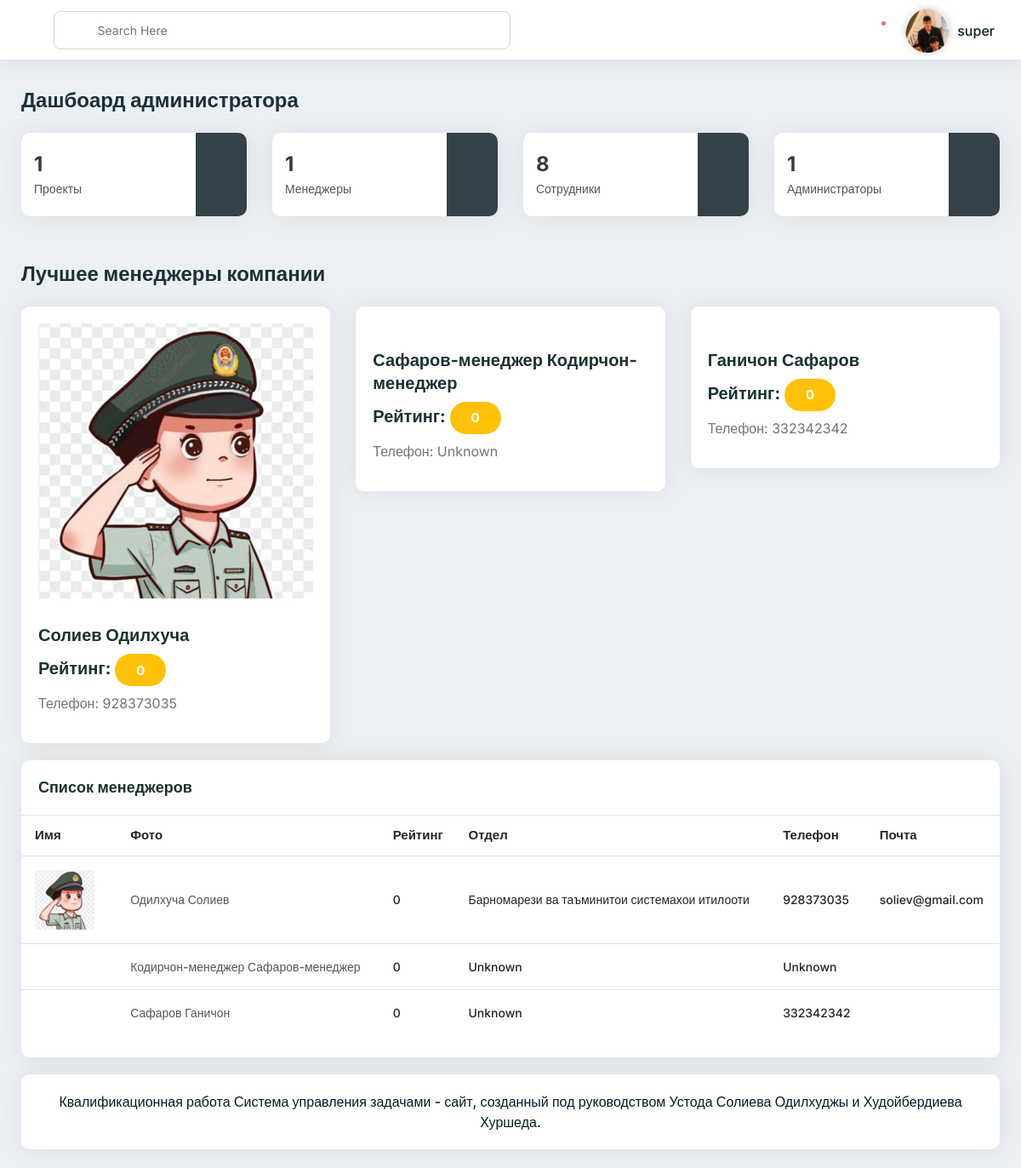
Before: /mangement/admin-managers/ (signed in) with the older database file.
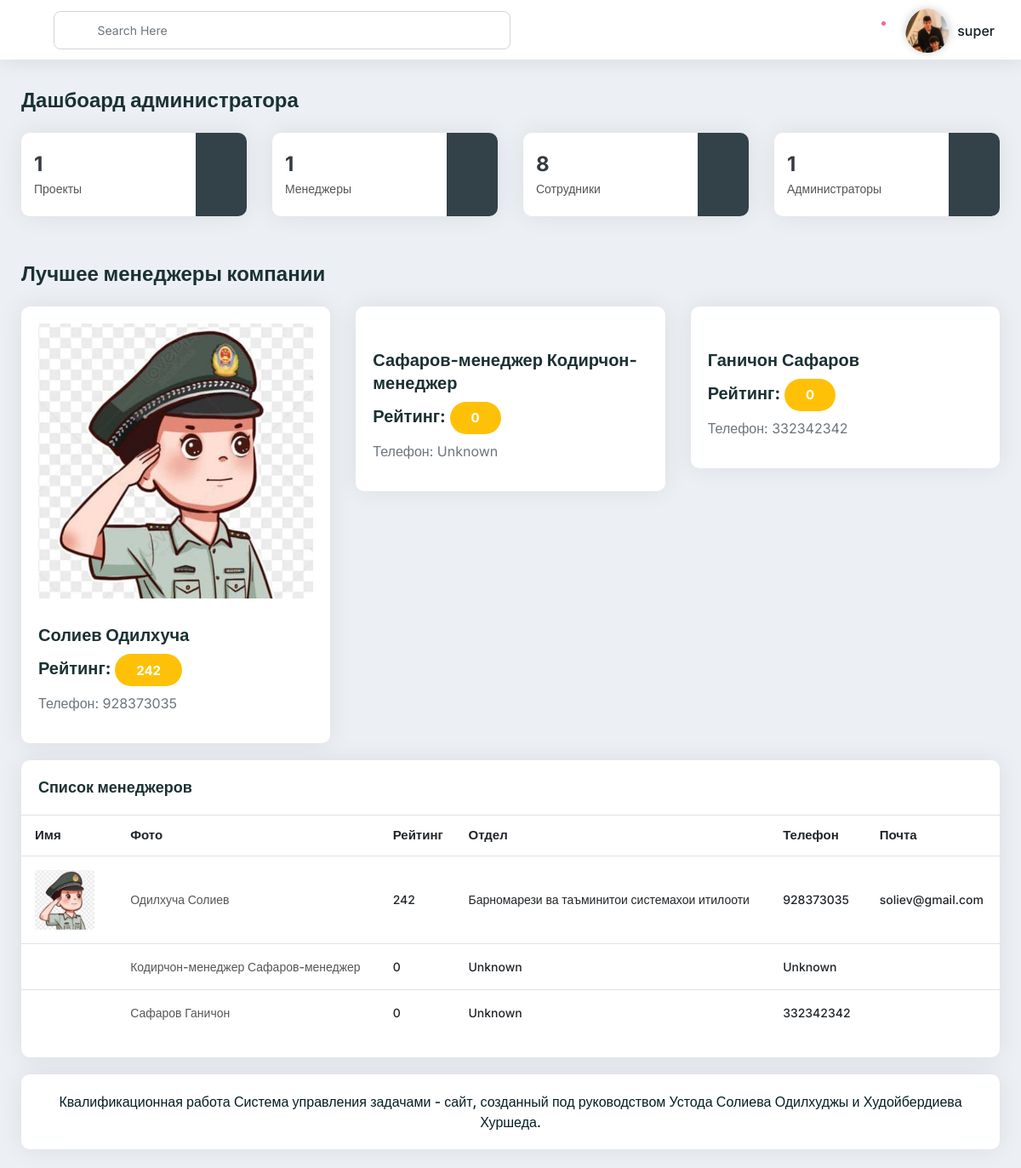
After: the same page with the newer database file.
### authentication/models.py (models this page shows, shortened)
class CustomUser(AbstractUser):
    is_employee = models.BooleanField(default=False, verbose_name='Является сотрудником')
    is_manager = models.BooleanField(default=False, verbose_name='Является менеджером')
    departament = models.CharField(default="Unknown", max_length=255, verbose_name='Отдел')
    request_date = models.DateTimeField(auto_now_add=True, verbose_name='Дата запроса')
    phone = models.CharField(max_length=255, default='Unknown', help_text='+992---', verbose_name='Телефон')
    address = models.CharField(max_length=255, default='Unknown', help_text='address', verbose_name='Адрес')
    image = models.ImageField(upload_to="users/%Y/%m/%d", blank=True, null=True, verbose_name='Изображение')
    rate = models.IntegerField(default=0, verbose_name='Рейтинг')
    class Meta:
        verbose_name = 'Пользователь'
        verbose_name_plural = 'Пользователи'

### management/decorators.py (the view)
    def wrapper(request, *args, **kwargs):
        if request.user.is_superuser:
            return view_func(request, *args, **kwargs)
        else:
            return render(request, 'authenticate/403.html')

### management/businesslog/admin.py (called while the page is built)
    @staticmethod
    def count_dryness():
        employees_count = CustomUser.objects.filter(registration_request__approved=True, is_employee=True).count()
        managers_count = CustomUser.objects.filter(registration_request__approved=True, is_manager=True).count()
        admins_count = CustomUser.objects.filter(is_superuser=True).count()
        projects_count = Project.objects.count()
        context = {
            'employees_count': employees_count,
            'managers_count': managers_count,
            'admins_count': admins_count,
            'project_count': projects_count,
        }
        for k, v in context.items():
            print(k, v)
        return context

    @staticmethod
    def project_list():
        projects = Project.objects.all()
        context = {
            'projects': projects,
        }
        return context

### management/templates/management/admin/admin-main.html (shortened to what the changed rows need)
{% extends 'management/base/base.html' %}
{% load i18n %}
{% load static %}
{% block content %}
    <div class="main-container">
        <div class="xs-pd-20-10 pd-ltr-20">
            <div class="title pb-20">
                <h2 class="h3 mb-0">Дашбоард администратора</h2>
            </div>
            {% include 'management/admin/includes/admin-table.html' %}
        </div>
    </div>
{% endblock %}

### management/templates/management/admin/includes/admin-table.html (shortened to what this page needs)
{% load static %}
{% if manager_card %}
    <div class="title pb-20 pt-20">
        <h2 class="h3 mb-0">Лучшее менеджеры компании</h2>
    </div>
    <div class="row">
        {% for manager in managers_table %}
            <div class="col-md-4 mb-20">
                <a href="#" class="card-box d-block mx-auto pd-20 text-secondary">
                    <div class="img pb-30">
                        {% if manager.image %}
                            <img src="{{ manager.image.url }}" alt="">
                        {% endif %}
                    </div>
                    <div class="content">
                        <h3 class="h4">{{ manager.last_name }} {{ manager.first_name }}</h3>
                        <p class=" h4 max-width-200">
                            Рейтинг:
                            <span class="badge badge-pill bg-warning text-white"
                                  data-bgcolor="#">ㅤ{{ manager.rate }}ㅤ</span>
                        </p>
                        <p class=" max-width-200">
                            Телефон: {{ manager.phone }}
                        </p>
                    </div>
                </a>
            </div>
        {% endfor %}
    </div>
    <div class="row">
        <div class="col-lg-12 col-md-6 mb-20">
            <div class="card-box pb-10">
                <div class="h5 pd-20 mb-0">Список менеджеров</div>
                <table class="data-table table nowrap">
                    <thead>
                    <tr>
                        <th class="table-plus">Имя</th>
                        <th>Фото</th>
                        <th>Рейтинг</th>
                        <th>Отдел</th>
                        <th>Телефон</th>
                        <th>Почта</th>
                    </tr>
                    </thead>
                    <tbody>
                    {% for manager in managers_table %}
                        <tr>
                            <td class="table-plus">
                                {% if manager.image %}
                                    <div class="name-avatar d-flex align-items-center">
                                        <div class="avatar mr-2 flex-shrink-0">
                                            <a target="_blank" href="{{ manager.image.url }}">
                                                <img
                                                        src="{{ manager.image.url }}"
                                                        class="border-radius-150 rounded"
                                                        width="70"
                                                        height="70"
                                                        alt=""
                                                />
                                            </a>
                                        </div>
                                    </div>
                                {% endif %}
                            </td>
                            <td>
                                <a href="{% url 'admin:authentication_customuser_change' manager.id %}">{{ manager.get_full_name }}</a></a>
                            </td>
                            <td>{{ manager.rate }}</td>
                            <td>{{ manager.departament }}</td>
                            <td>{{ manager.phone }}</td>
                            <td>{{ manager.email }}</td>
                        </tr>
                    {% empty %}
                        <tr>
                            <td colspan="6">Нет добавленных сотрудников</td>
                        </tr>
                    {% endfor %}
                    </tbody>
                </table>
            </div>
        </div>
    </div>
{% endif %}

Changed rows visible on the page:
changed CustomUser "Солиев": rate "0" → "242"
